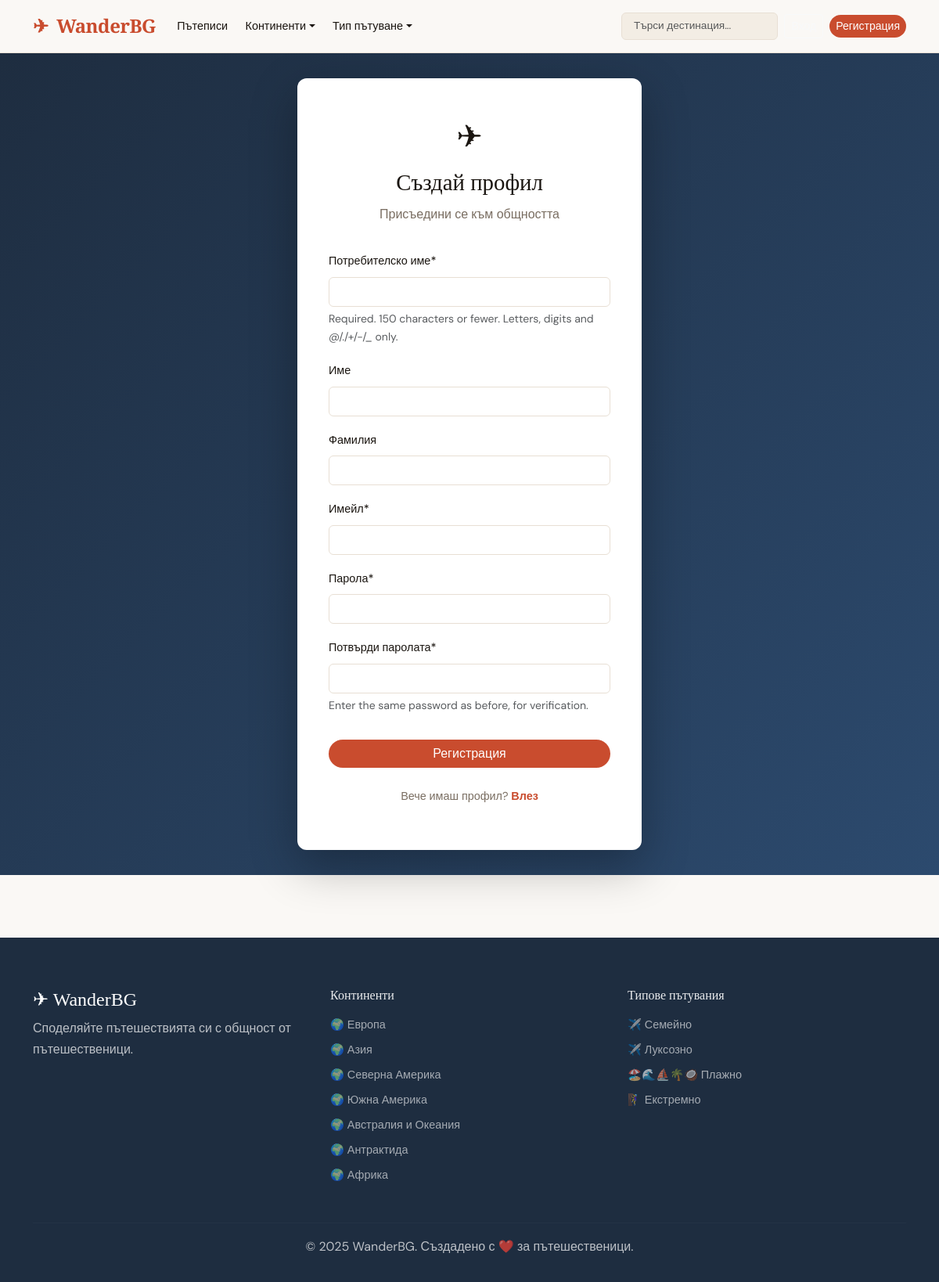
Page /accounts/register/ on the committed database.
### categories/models.py (models this page shows, shortened)
class Continent(models.Model):
    name = models.CharField(max_length=100, verbose_name='Континент')
    slug = models.SlugField(unique=True)
    icon = models.CharField(max_length=50, default='🌍')
    class Meta:
        verbose_name = 'Континент'
        verbose_name_plural = 'Континенти'

class TravelType(models.Model):
    TRAVEL_TYPES = [
        ('extreme', 'Екстремно'),
        ('family', 'Семейно'),
        ('budget', 'Бюджетно'),
        ('luxury', 'Луксозно'),
        ('adventure', 'Приключенско'),
        ('cultural', 'Културно'),
        ('beach', 'Плажно'),
        ('mountain', 'Планинско'),
    ]
    name = models.CharField(max_length=50, choices=TRAVEL_TYPES, unique=True)
    icon = models.CharField(max_length=50, default='✈️')
    class Meta:
        verbose_name = 'Тип пътуване'
        verbose_name_plural = 'Типове пътувания'
    def __str__(self):
        return self.get_name_display()

### accounts/views.py (the view)
# urls.py: path('register/', views.register_view, name='register'),
def register_view(request):
    if request.user.is_authenticated:
        return redirect('home')
    if request.method == 'POST':
        form = RegisterForm(request.POST)
        if form.is_valid():
            user = form.save()
            login(request, user)
            messages.success(request, f'Добре дошли, {user.username}! Профилът е създаден.')
            return redirect('home')
    else:
        form = RegisterForm()
    return render(request, 'accounts/register.html', {'form': form})

### accounts/forms.py
class RegisterForm(UserCreationForm):
    email = forms.EmailField(required=True, label='Имейл')
    first_name = forms.CharField(max_length=50, required=False, label='Име')
    last_name = forms.CharField(max_length=50, required=False, label='Фамилия')
    class Meta:
        model = User
        fields = ['username', 'first_name', 'last_name', 'email', 'password1', 'password2']
    def __init__(self, *args, **kwargs):
        super().__init__(*args, **kwargs)
        self.fields['username'].label = 'Потребителско име'
        self.fields['password1'].label = 'Парола'
        self.fields['password2'].label = 'Потвърди паролата'

### categories/context_processors.py (called while the page is built)
def categories_context(request):
    return {
        'continents': Continent.objects.all(),
        'travel_types': TravelType.objects.all(),
    }

### templates/accounts/register.html (shortened to what this page needs)
{% extends 'base.html' %}
{% load crispy_forms_tags %}
{% block content %}
<div class="auth-page">
    <div class="auth-card">
        <div class="auth-header">
            <span class="auth-icon">✈</span>
            <h2>Създай профил</h2>
            <p>Присъедини се към общността</p>
        </div>
        <form method="post">
            {{ form|crispy }}
            <button type="submit" class="btn btn-accent w-100 mt-3">Регистрация</button>
        </form>
        <p class="auth-switch">Вече имаш профил? <a href="{% url 'login' %}">Влез</a></p>
    </div>
</div>
{% endblock %}

### templates/base.html (shortened to what this page needs)
<!DOCTYPE html>
<html lang="bg">
<head>
    {% load static %}
    <link href="https://cdn.jsdelivr.net/npm/bootstrap@5.3.0/dist/css/bootstrap.min.css" rel="stylesheet">
    <link href="https://cdn.jsdelivr.net/npm/bootstrap-icons@1.11.0/font/bootstrap-icons.css" rel="stylesheet">
    <link href="{% static 'css/main.css' %}" rel="stylesheet">
</head>
<body>
<nav class="navbar navbar-expand-lg">
    <div class="container">
        <a class="navbar-brand" href="{% url 'home' %}">
            <span class="brand-icon">✈</span> WanderBG
        </a>
        <div class="collapse navbar-collapse" id="navMenu">
            <ul class="navbar-nav me-auto">
                <li class="nav-item"><a class="nav-link" href="{% url 'post_list' %}">Пътеписи</a></li>
                <li class="nav-item dropdown">
                    <a class="nav-link dropdown-toggle" href="#" data-bs-toggle="dropdown">Континенти</a>
                </li>
                <li class="nav-item dropdown">
                    <a class="nav-link dropdown-toggle" href="#" data-bs-toggle="dropdown">Тип пътуване</a>
                </li>
            </ul>
            <div class="navbar-nav ms-auto align-items-center gap-2">
                <form class="d-flex" action="{% url 'post_list' %}" method="get">
                    <input class="form-control search-input" type="search" name="q" placeholder="Търси дестинация..." value="{{ request.GET.q }}">
                </form>
                {% if user.is_authenticated %}
                <a href="{% url 'post_create' %}" class="btn btn-accent btn-sm">+ Нов пътепис</a>
                <div class="dropdown">
                    <a class="nav-link dropdown-toggle user-menu" href="#" data-bs-toggle="dropdown">
                        <img src="{{ user.profile.get_avatar_url }}" class="avatar-sm" alt="">
                        {{ user.username }}
                    </a>
                    <ul class="dropdown-menu dropdown-menu-end">
                        <li><a class="dropdown-item" href="{% url 'profile' user.username %}"><i class="bi bi-person"></i> Профил</a></li>
                        <li><a class="dropdown-item" href="{% url 'edit_profile' %}"><i class="bi bi-gear"></i> Настройки</a></li>
                        <li><hr class="dropdown-divider"></li>
                        <li><a class="dropdown-item" href="{% url 'logout' %}"><i class="bi bi-box-arrow-right"></i> Изход</a></li>
                    </ul>
                </div>
                {% else %}
                <a href="{% url 'login' %}" class="btn btn-outline-light btn-sm">Вход</a>
                <a href="{% url 'register' %}" class="btn btn-accent btn-sm">Регистрация</a>
                {% endif %}
            </div>
        </div>
    </div>
</nav>
<main>
    {% block content %}{% endblock %}
</main>
<footer class="site-footer">
    <div class="container">
        <div class="row">
            <div class="col-md-4">
                <h5 class="footer-brand">✈ WanderBG</h5>
                <p>Споделяйте пътешествията си с общност от пътешественици.</p>
            </div>
            <div class="col-md-4">
                <h6>Континенти</h6>
                <ul class="footer-links">
                    {% for c in continents %}
                    <li><a href="{% url 'continent_posts' c.slug %}">{{ c.icon }} {{ c.name }}</a></li>
                    {% endfor %}
                </ul>
            </div>
            <div class="col-md-4">
                <h6>Типове пътувания</h6>
                <ul class="footer-links">
                    {% for t in travel_types %}
                    <li><a href="{% url 'travel_type_posts' t.name %}">{{ t.icon }} {{ t }}</a></li>
                    {% endfor %}
                </ul>
            </div>
        </div>
        <hr>
        <p class="text-center mb-0">© 2025 WanderBG. Създадено с ❤️ за пътешественици.</p>
    </div>
</footer>
</body>
</html>

### static/css/main.css (style rules this page uses)
:root { --c-bg: #faf8f5; --c-surface: #ffffff; --c-surface2: #f3ede4; --c-border: #e8dfd4; --c-text: #1a1510; --c-text-muted: #7a6e62; --c-accent: #c94c2e; --c-accent-dark: #a33820; --c-accent-light: #f5e8e4; --c-gold: #d4a843; --c-navy: #1e2d40; --nav-h: 68px; --radius: 12px; --radius-sm: 6px; --shadow: 0 4px 24px rgba(26,21,16,.09); --shadow-hover: 0 12px 40px rgba(26,21,16,.16); --transition: .25s cubic-bezier(.4,0,.2,1); }
*, *::before, *::after { box-sizing: border-box; margin: 0; padding: 0; }
html { scroll-behavior: smooth; }
body { font-family: 'DM Sans', sans-serif; background: var(--c-bg); color: var(--c-text); line-height: 1.7; }
h1,h2,h3,h4,h5,h6 { font-family: 'Playfair Display', serif; line-height: 1.25; }
a { color: inherit; text-decoration: none; }
.navbar { background: rgba(250,248,245,.96); backdrop-filter: blur(12px); border-bottom: 1px solid var(--c-border); padding: .8rem 0; position: sticky; top: 0; z-index: 1000; height: var(--nav-h); }
.navbar-brand { font-family: 'Playfair Display', serif; font-size: 1.5rem; font-weight: 700; color: var(--c-accent) !important; letter-spacing: -.02em; }
.brand-icon { margin-right: .3rem; }
.navbar .nav-link { font-size: .9rem; font-weight: 500; color: var(--c-text) !important; padding: .4rem .7rem !important; border-radius: var(--radius-sm); transition: background var(--transition); }
.search-input { border-radius: 20px; border: 1px solid var(--c-border); font-size: .85rem; padding: .4rem .9rem; background: var(--c-surface2); width: 200px; transition: width var(--transition); }
.btn-accent { background: var(--c-accent); color: #fff !important; border: none; border-radius: 20px; font-weight: 500; transition: background var(--transition), transform var(--transition); }
.auth-page { min-height: calc(100vh - var(--nav-h)); display: flex; align-items: center; justify-content: center; padding: 2rem; background: linear-gradient(135deg, var(--c-navy) 0%, #2c4a6e 100%); }
.auth-card { background: var(--c-surface); border-radius: var(--radius); padding: 2.5rem; width: 100%; max-width: 440px; box-shadow: 0 20px 60px rgba(0,0,0,.3); }
.auth-header { text-align: center; margin-bottom: 2rem; }
.auth-icon { font-size: 2.5rem; display: block; margin-bottom: .5rem; }
.auth-header h2 { font-size: 1.8rem; }
.auth-header p { color: var(--c-text-muted); }
.auth-switch { text-align: center; margin-top: 1.5rem; font-size: .9rem; color: var(--c-text-muted); }
.auth-switch a { color: var(--c-accent); font-weight: 600; }
.site-footer { background: var(--c-navy); color: rgba(255,255,255,.7); padding: 4rem 0 2rem; margin-top: 5rem; }
.footer-brand { font-family: 'Playfair Display', serif; font-size: 1.5rem; color: #fff; margin-bottom: .5rem; }
.footer-links { list-style: none; padding: 0; }
.footer-links li { margin-bottom: .3rem; }
.footer-links a { color: rgba(255,255,255,.6); font-size: .9rem; transition: color var(--transition); }
.site-footer h6 { color: rgba(255,255,255,.9); margin-bottom: .8rem; font-family: 'Playfair Display', serif; }
.site-footer hr { border-color: rgba(255,255,255,.1); margin: 2rem 0 1rem; }
.form-control, .form-select { border-radius: var(--radius-sm); border: 1px solid var(--c-border); }
label { font-weight: 500; font-size: .9rem; margin-bottom: .3rem; }

### rows in the picture
Continent: icon "🌍", name "Европа"
Continent: icon "🌍", name "Азия"
Continent: icon "🌍", name "Северна Америка"
Continent: icon "🌍", name "Южна Америка"
Continent: icon "🌍", name "Австралия и Океания"
Continent: icon "🌍", name "Антрактида"
Continent: icon "🌍", name "Африка"
TravelType: icon "✈️", name "Семейно"
TravelType: icon "✈️", name "Луксозно"
TravelType: icon "🏖️🌊⛵🌴🥥", name "Плажно"
TravelType: icon "🧗‍♀️", name "Екстремно"
